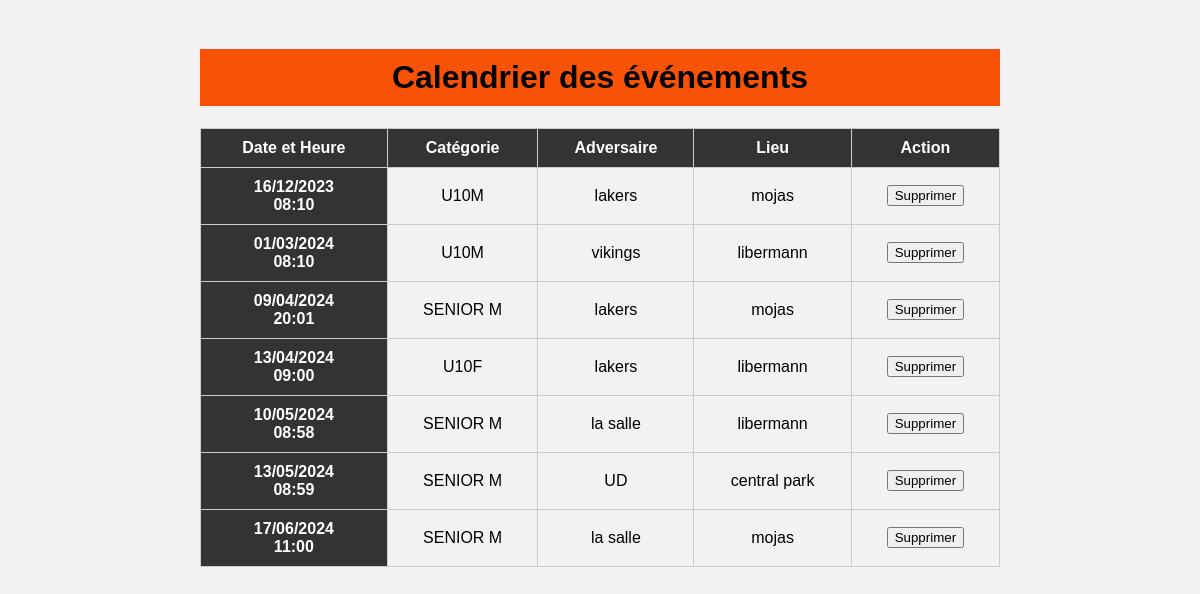
The app's page /calendrier.php with its own data.
### tables this page shows
CREATE TABLE `evenements` (
  `id` int(11) NOT NULL,
  `categorie` enum('U10M','U10F','U12M','U12F','U14M','U14F','U16M','U16F','U18M','U18F','U20M','U20F','SENIOR M','SENIOR F') DEFAULT NULL,
  `adversaire` varchar(50) DEFAULT NULL,
  `date_evenement` date DEFAULT NULL,
  `heure` time DEFAULT NULL,
  `lieu` varchar(100) DEFAULT NULL,
  `score_final` varchar(10) DEFAULT NULL
);

### calendrier.php (the view, shortened to what this page needs)
<?php
include 'config.php';
$sql = "SELECT * FROM evenements ORDER BY date_evenement, heure";
$result = $conn->query($sql);
$evenements = [];
if ($result && $result->num_rows > 0) {
    while($row = $result->fetch_assoc()) {
        $evenements[] = $row;
    }
} elseif (!$result) {
    die('Erreur de requête : ' . $conn->error);
}
?>
<!DOCTYPE html>
<html lang="fr">
<head>
</head>
<body>
    <div class="container">
        <h1>Calendrier des événements</h1>
        <table>
            <tr>
                <th>Date et Heure</th>
                <th>Catégorie</th>
                <th>Adversaire</th>
                <th>Lieu</th>
                <th>Action</th>
            </tr>
            <?php foreach ($evenements as $evenement): ?>
                <tr>
                    <td class="date"><?php echo date('d/m/Y', strtotime($evenement['date_evenement'])); ?><br><?php echo date('H:i', strtotime($evenement['heure'])); ?></td>
                    <td><?php echo $evenement['categorie']; ?></td>
                    <td><?php echo $evenement['adversaire']; ?></td>
                    <td><?php echo $evenement['lieu']; ?></td>
                    <td>
                        <button onclick="confirmerSuppression(<?php echo $evenement['id']; ?>)">Supprimer</button>
                    </td>
                </tr>
            <?php endforeach; ?>
        </table>
    </div>
</body>
</html>

### calendrier.php (style rules this page uses)
body { font-family: Arial, sans-serif; background-color: #f2f2f2; }
.container { max-width: 800px; margin: 0 auto; padding: 20px; }
h1 { background-color: #f85206; color: rgb(5, 5, 5); padding: 10px 0; text-align: center; }
table { width: 100%; border-collapse: collapse; margin-top: 20px; }
th, td { border: 1px solid #ccc; padding: 10px; text-align: center; }
th { background-color: #333; color: #fff; }
.date { background-color: #333; color: #fff; font-weight: bold; }

### records on screen
evenements: date_evenement "16/12/2023", heure "08:10", categorie "U10M", adversaire "lakers", lieu "mojas"
evenements: date_evenement "01/03/2024", heure "08:10", categorie "U10M", adversaire "vikings", lieu "libermann"
evenements: date_evenement "09/04/2024", heure "20:01", categorie "SENIOR M", adversaire "lakers", lieu "mojas"
evenements: date_evenement "13/04/2024", heure "09:00", categorie "U10F", adversaire "lakers", lieu "libermann"
evenements: date_evenement "10/05/2024", heure "08:58", categorie "SENIOR M", adversaire "la salle", lieu "libermann"
evenements: date_evenement "13/05/2024", heure "08:59", categorie "SENIOR M", adversaire "UD", lieu "central park"
evenements: date_evenement "17/06/2024", heure "11:00", categorie "SENIOR M", adversaire "la salle", lieu "mojas"
